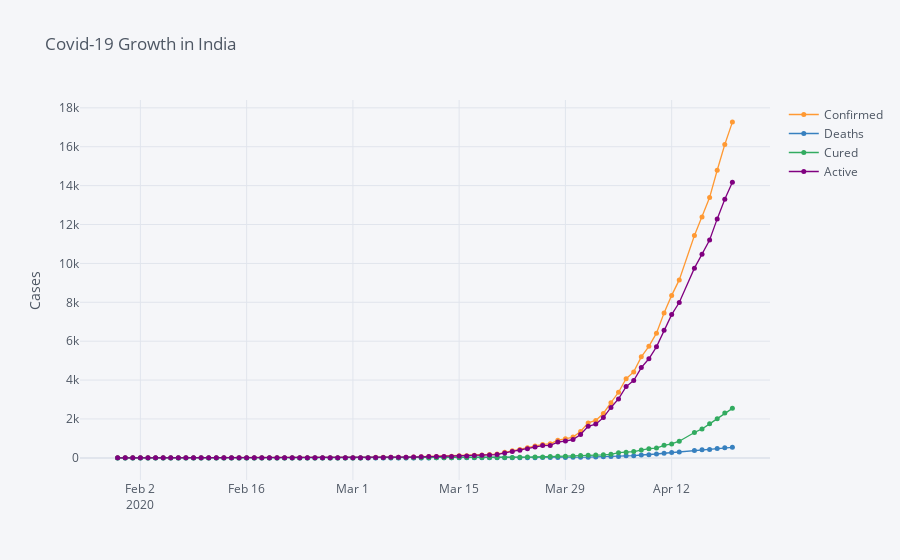

Here is the notebook cell this chart was saved with:
### Code cell
temp.iplot(title = 'Covid-19 Growth in India', yTitle='Cases',mode='markers+lines',size=5)
